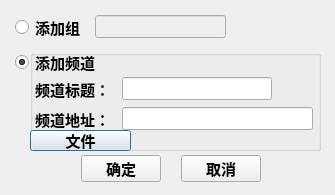
<?xml version="1.0" encoding="UTF-8"?>
<ui version="4.0">
 <class>addDialog</class>
 <widget class="QDialog" name="addDialog">
  <property name="geometry">
   <rect>
    <x>0</x>
    <y>0</y>
    <width>335</width>
    <height>195</height>
   </rect>
  </property>
  <property name="minimumSize">
   <size>
    <width>335</width>
    <height>195</height>
   </size>
  </property>
  <property name="maximumSize">
   <size>
    <width>335</width>
    <height>195</height>
   </size>
  </property>
  <property name="font">
   <font>
    <family>微软雅黑</family>
    <pointsize>11</pointsize>
    <weight>75</weight>
    <bold>true</bold>
   </font>
  </property>
  <property name="windowTitle">
   <string>添加</string>
  </property>
  <widget class="QGroupBox" name="combBox">
   <property name="enabled">
    <bool>true</bool>
   </property>
   <property name="geometry">
    <rect>
     <x>30</x>
     <y>50</y>
     <width>291</width>
     <height>101</height>
    </rect>
   </property>
   <property name="title">
    <string/>
   </property>
   <property name="flat">
    <bool>false</bool>
   </property>
   <property name="checkable">
    <bool>false</bool>
   </property>
   <widget class="QLabel" name="label">
    <property name="geometry">
     <rect>
      <x>5</x>
      <y>30</y>
      <width>75</width>
      <height>19</height>
     </rect>
    </property>
    <property name="text">
     <string>频道标题：</string>
    </property>
   </widget>
   <widget class="QLabel" name="label_3">
    <property name="geometry">
     <rect>
      <x>5</x>
      <y>60</y>
      <width>75</width>
      <height>19</height>
     </rect>
    </property>
    <property name="text">
     <string>频道地址：</string>
    </property>
   </widget>
   <widget class="QLineEdit" name="titleLine">
    <property name="enabled">
     <bool>true</bool>
    </property>
    <property name="geometry">
     <rect>
      <x>92</x>
      <y>27</y>
      <width>150</width>
      <height>23</height>
     </rect>
    </property>
    <property name="font">
     <font>
      <weight>50</weight>
      <bold>false</bold>
     </font>
    </property>
    <property name="text">
     <string/>
    </property>
   </widget>
   <widget class="QLineEdit" name="addressLine">
    <property name="geometry">
     <rect>
      <x>92</x>
      <y>57</y>
      <width>191</width>
      <height>23</height>
     </rect>
    </property>
    <property name="font">
     <font>
      <weight>50</weight>
      <bold>false</bold>
     </font>
    </property>
    <property name="text">
     <string/>
    </property>
   </widget>
   <widget class="QPushButton" name="fileButton">
    <property name="geometry">
     <rect>
      <x>0</x>
      <y>80</y>
      <width>101</width>
      <height>21</height>
     </rect>
    </property>
    <property name="text">
     <string>文件</string>
    </property>
   </widget>
  </widget>
  <widget class="QRadioButton" name="groupButton">
   <property name="geometry">
    <rect>
     <x>15</x>
     <y>15</y>
     <width>70</width>
     <height>25</height>
    </rect>
   </property>
   <property name="text">
    <string>添加组</string>
   </property>
  </widget>
  <widget class="QLineEdit" name="groupLine">
   <property name="enabled">
    <bool>false</bool>
   </property>
   <property name="geometry">
    <rect>
     <x>95</x>
     <y>15</y>
     <width>131</width>
     <height>23</height>
    </rect>
   </property>
   <property name="font">
    <font>
     <weight>50</weight>
     <bold>false</bold>
    </font>
   </property>
   <property name="text">
    <string/>
   </property>
  </widget>
  <widget class="QPushButton" name="yesButton">
   <property name="geometry">
    <rect>
     <x>81</x>
     <y>155</y>
     <width>80</width>
     <height>27</height>
    </rect>
   </property>
   <property name="text">
    <string>确定</string>
   </property>
  </widget>
  <widget class="QPushButton" name="noButton">
   <property name="geometry">
    <rect>
     <x>181</x>
     <y>155</y>
     <width>80</width>
     <height>27</height>
    </rect>
   </property>
   <property name="text">
    <string>取消</string>
   </property>
  </widget>
  <widget class="QRadioButton" name="stationButton">
   <property name="enabled">
    <bool>true</bool>
   </property>
   <property name="geometry">
    <rect>
     <x>15</x>
     <y>50</y>
     <width>85</width>
     <height>25</height>
    </rect>
   </property>
   <property name="text">
    <string>添加频道</string>
   </property>
   <property name="checked">
    <bool>true</bool>
   </property>
  </widget>
 </widget>
 <tabstops>
  <tabstop>groupButton</tabstop>
  <tabstop>groupLine</tabstop>
  <tabstop>stationButton</tabstop>
  <tabstop>titleLine</tabstop>
  <tabstop>addressLine</tabstop>
  <tabstop>yesButton</tabstop>
  <tabstop>noButton</tabstop>
 </tabstops>
 <resources/>
 <connections/>
</ui>
